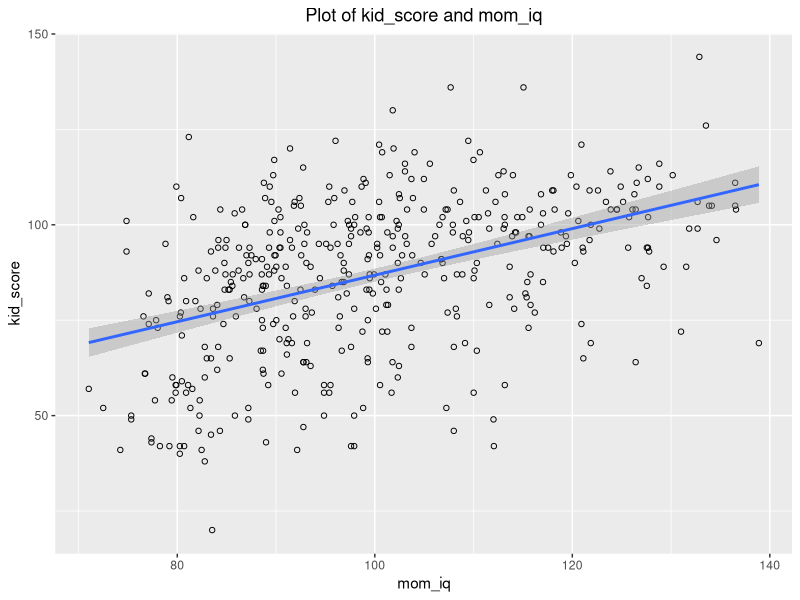
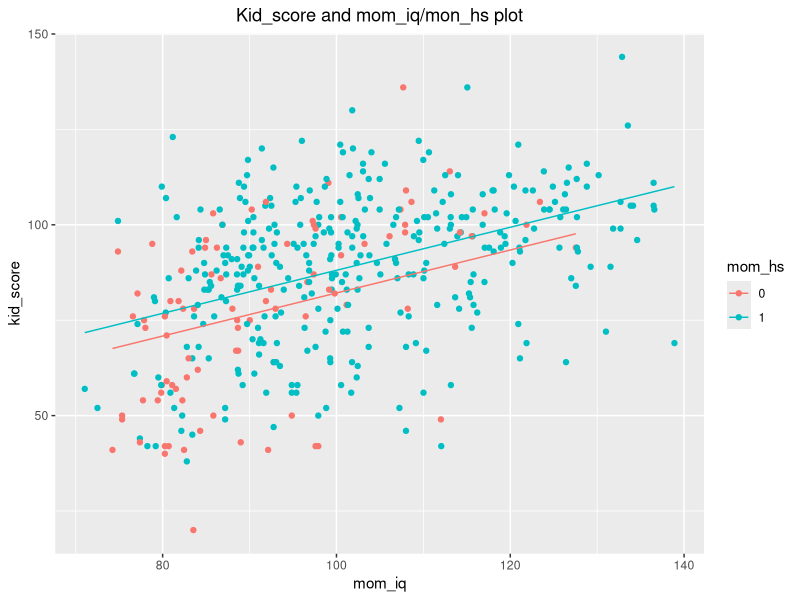
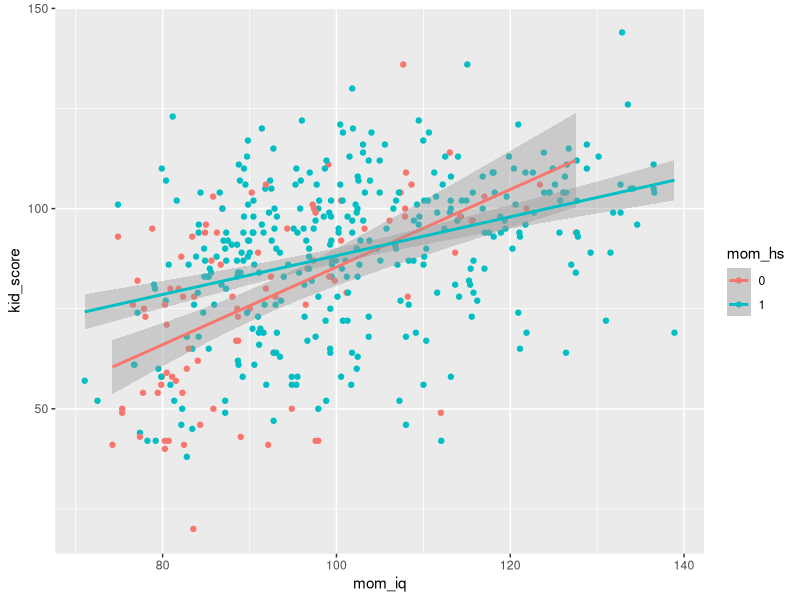
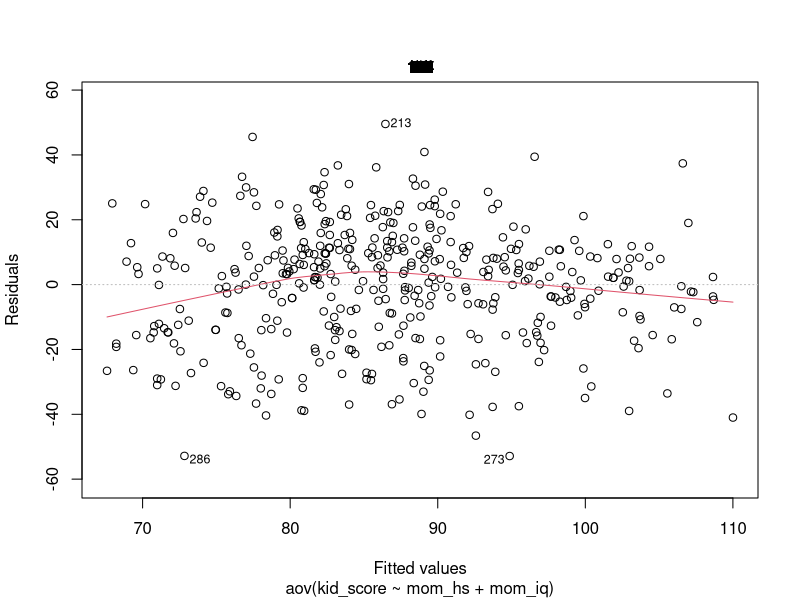
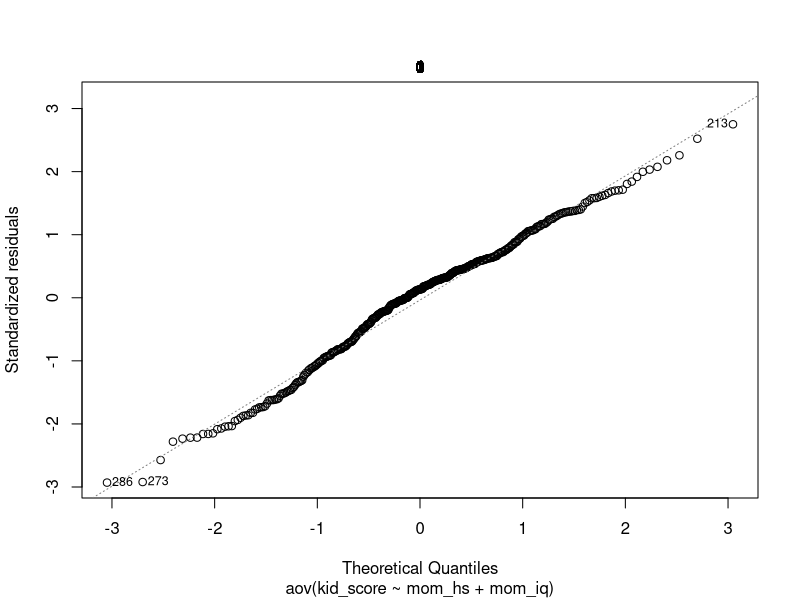
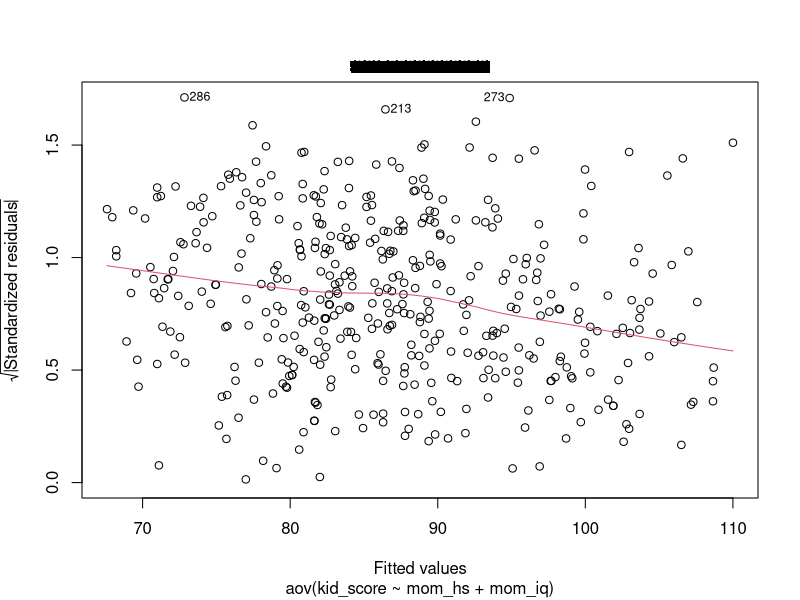
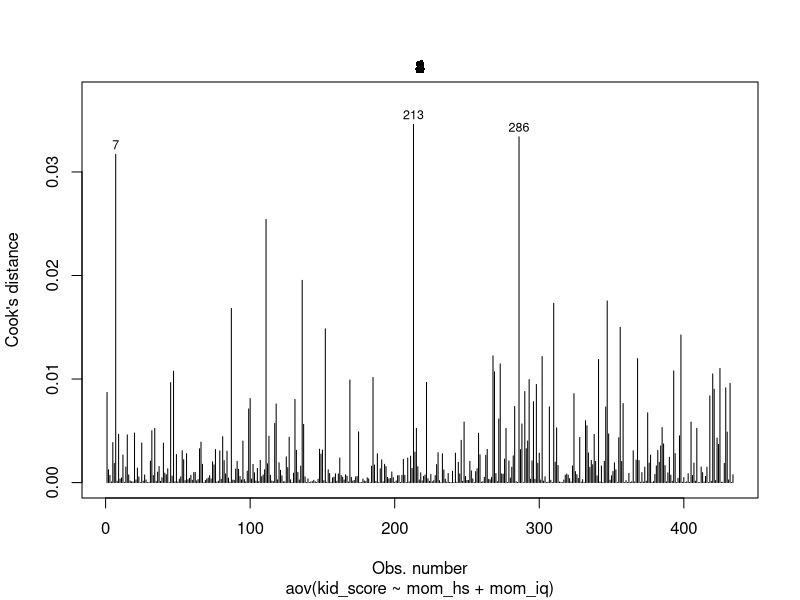
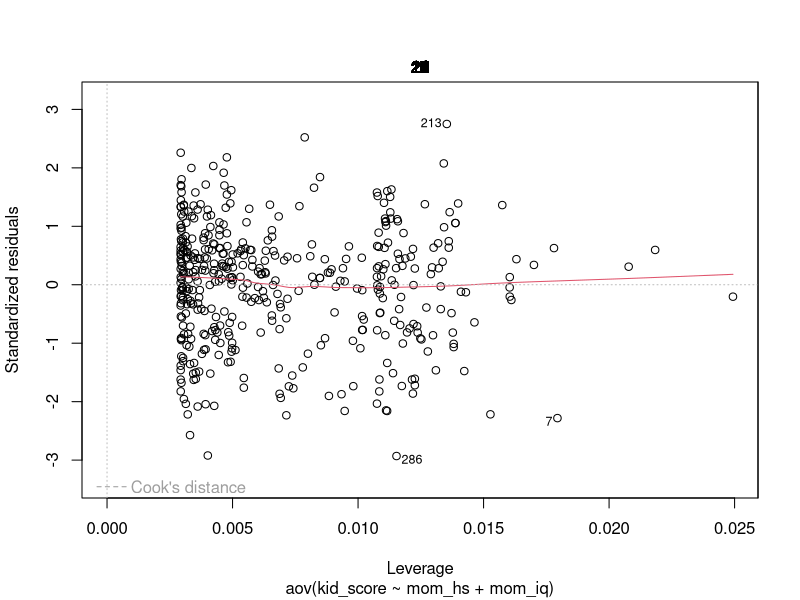

The R script that drew these images, in order: (Note: this script raises an error after producing the figures.)
### Stats with R Exercise sheet 8

##########################
#Week9: Checking Assumptions underlying ANOVA and linear regression
##########################


## This exercise sheet contains the exercises that you will need to complete and 
## submit by 23:55 on Monday, January 6. Write the code below the questions. 
## If you need to provide a written answer, comment this out using a hashtag (#). 
## Submit your homework via moodle.
## You are required to work together in groups of three students, but everybody 
## needs to submit the group version of the homework via moodle individually.
## You need to provide a serious attempt to each exercise in order to have
## the assignment graded as complete.

## Please write below your (and your teammates) name, matriculation number. 
## Name: Noon Pokaratsiri Goldstein, Pauline Sander, Axel Allen
## Matriculation number: 2581469, 2581310, 2579024

## Change the name of the file by adding your matriculation numbers
## (exercise0N_firstID_secondID_thirdID.R)

###############################################################################
###############################################################################

########
### Exercise 1
########

########
### Please, use ggplot to make plots in all exercises below!
########


# a) Read in the data kidiq.txt (available in the Moodle) and take a look
#    at the data summary. It contains information about the mum's iq and 
#    their child's iq. 
#    mom_hs indicates whether the mother has a high school degree
#    1 = high school education, 0 = no high school degree.

data <- read.delim('kidiq.txt', sep = " ")
summary(data)

# b) Plot kid_score against mom_iq in a scatter plot, and add a regression line 
#    (kid_score should be the response variable and mom_iq the predictor 
#    variable) to the plot. 
#    Name the plot and the axis in sensible ways.
library(ggplot2)
theme_update(plot.title = element_text(hjust = 0.5))
ggplot(data = data, aes(mom_iq, kid_score)) +
  ggtitle('Plot of kid_score and mom_iq') +
  geom_point(shape = 21) +
  geom_smooth(method = 'lm', se = T)
  
# c) Calculate a simple regression model for kid_score with mom_hs as a 
#    predictor and interpret the results.

model <- lm(kid_score ~ mom_hs, data = data)
summary(model)

# based on the F-statistic p-value of 5.957 * 10^-7 at alpha = 0.05, the variability in kid_score can be said
# to be influenced by mom_hs. The slope of 11.771 on the regression line suggests that for every unit point
# increase in mom_hs, kid_score also increases by the factor of 11.771.
# Since mom_hs is either 0 for no high school education or 1 for having high school education, the y-intercept of 77.548
# suggests that kid_score whose mom doesn't have high school education is estimated to be 77.548 and 11.771 IQ points
# higher in those whose moms have high school education.

# The multiple R-squared of 0.05613 suggest that only 5.61% of kid_score variability is explained by mom_hs.
# Although the relationship between kid_score and mom_hs is statistically significant, it only accounts for
# just 5.6% of the variability, which is miniscule.

#5 things to interpret:
# relation between predictor and dependent variable (+ of - slope)
# the slope 
# the intercept
# significance --> p-value
# R^2 value

# d) Next, fit a regression model with two predictors: mom_hs and mom_iq. 
#    Interpret the model and compare to the previous model.

model2 <- aov(kid_score ~ mom_hs + mom_iq, data = data)
summary(model2)

model2_2 <-lm(formula = kid_score ~ mom_hs + mom_iq, data = data)
summary(model2_2)

# considering the 2 predictors, the regression model P-values for mom_hs, and mom_iq are all
# less than the alpha level of 0.05. This suggests that the variability in kid_score are influenced by both mom_hs
# and mom_iq.

# Correlation: there are positive correlations between mom_hs and kid_score as well as mom_iq and kid_score.
# For every unit point increase in mom's iq score, kid_score increases by 0.56391 unit points.
# Mom's hs degree increases kid's iq_score by 5.95012 unit points.
# The intercept is 25.73, but in this case it's not really sensible as it's not realistic to have an iq of 0.
# The R-squared of 0.2141, considering that the R-squared in the single variable model is 0.561, suggests that
# delta R-squared (0.2141 - 0.561) is ~0.15. This means that 15% of the variability in kid_score can be attributed
# to mom_oq variable.

# e) Now plot a model where both predictors are shown. Do this by plotting 
#    data points for mothers with high school degree==1 in one color and those 
#    without degree in another color. Then also fit two separate regression lines 
#    such that these lines reflect the model results.
#	   HINT: One solution in ggplot is to calculate fitted values of the regression model 
#    and then plot them along with the original data points:
#    pred = data.frame(mom_iq=kidiq$mom_iq, mom_hs=kidiq$mom_hs, 
#    kid_score_pred=fitted(your_model))

pred = data.frame(mom_iq=data$mom_iq, mom_hs=data$mom_hs, kid_score_pred = fitted(model2))
data$mom_hs <- as.factor(data$mom_hs)
ggplot(data, aes(mom_iq, kid_score, color = mom_hs)) +
  geom_point() +
  geom_line(aes(y = pred$kid_score_pred)) +
  labs(color = 'mom_hs') +
  ggtitle('Kid_score and mom_iq/mon_hs plot')

# f) Next, we will proceed to a model including an interaction between mom_hs
#    and mom_iq. Fit the model and interpret your results.

model3 <- aov(kid_score ~ mom_hs*mom_iq, data) 
summary(model3)

model3_2 <-lm(formula = kid_score ~ mom_hs * mom_iq, data = data)
summary(model3_2)


# Interpretation
# the -0.4843 in the mom_hs:mom_iq affects the slop of mom_iq on kid_score. This means that the interaction
# between mom_hs:mom_iq decreases the slope of kid_score ~ mom_iq regression line by 0.4843.
# The model's R^2 value of 0.2301 is higher than the previous model

# Additionally, mom_hs:mom_iq is less than alpha level 0.05. This suggests, 
# that there's also a relationship between mom_hs and mom_iq.

# g) Next, let's plot the results of this model.
ggplot(data = data, aes(x = mom_iq, y = kid_score, col = mom_hs)) +
  geom_point()+
  geom_smooth(method = 'lm', aes(group = data$mom_hs, col = data$mom_hs))

plot(model2, data, which = seq(1:6))


# h) Next, let's explore the "predict.lm" function. Please first generate
#    a new dataframe with one datapoint (a mother with high school degree
#    and iq of 100). Then, use the predict function to predict the corresponding
#    child's iq. 
#    Please specify the predict function to also give you the 0.95 confidence 
#    interval.

predict(model3, data.frame(mom_hs = 1, mom_iq = 100), level = 0.95)


# i) Meaning of confidence intervals for regression line.
#    Let's go back to exercise b) and plot again the data points with the 
#    regression line. By default, there should also be displayed the borders of 
#    the confidence interval. What is the meaning of this confidence interval?

# Close to mom_iq of 100, the confidence interval is narrower while it gets broader closer to the edges of
# the spectrum. This confidence interval shows the probability that the real model  
# will lie within the confidence interval of the regression model fitted that we have calculated.

# j) Finally, do model checking on your model from f), i.e. inspect 
#    the standard model plots provided by R, and interpret what you see.
par(mfcol = c(2,3))
plot(lm(kid_score ~ mom_iq + mom_hs, data), which = seq(1:6))

# The plots of model3 and the standard model don't show any major differences (while model and model2 do).
# This suggests, that the third model is the best model for the given data.
# The plot suggests that our assumptions for linear regression hold. 
# The residuals vs fitted plot confirms the homogeneity of variance as the plotted points are uniformly scattered.
# The Normal Q-Q plot that appears to be a straight line suggests that the residuals follow a normal distriubition.
# The Cook's Distance plot shows that data observations 7, 213, and 286 may significantly affect the model
# prediction if pruned.
# The residuals vs leverage plot similarly shows this as these observation points' residuals are also larger than
# the other observation data points.
# The Cook's distance vs Leverage plot shows that most of the observation data points do not have high leverage,
# only the previously mentioned observations. 
# Based on these plots checking that the key assumptions for linear regression hold for our data, we should
# be able to use our fitted model to make some conclusions about the data.

